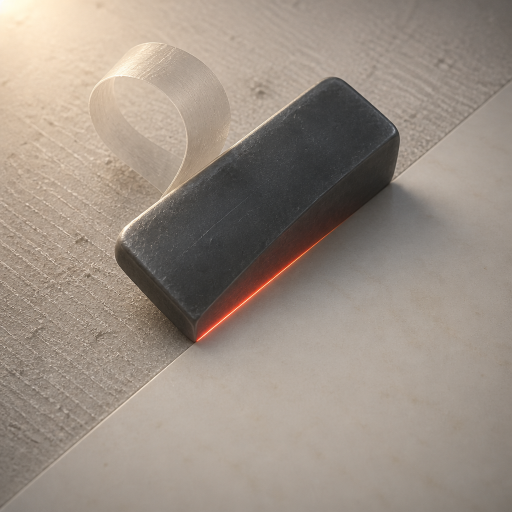
#> input picture plugins/improve-skill/assets/icon-engineC-f5665d-2.png, 1024 x 1024 px, found by its file name (shown at 1/2 size)
$ python refcurl.py
#> lines starting #> are read from the running program, lines starting #| are printed output that depends on the picture; after the words box and inside, x2 and y2 are one past the last pixel; in counts of white or black regions, pixels touching at a corner belong together
"""Reference curl percentiles and dark-end hue, over the ribbon's own area."""
import numpy as np
from PIL import Image

im = Image.open('icon-engineC-f5665d-2.png').convert('RGB')
#> im is the input picture: PIL image 1024x1024 RGB; mean R, G, B 154.9, 142.8, 131.8
if im.size != (1024, 1024):
    im = im.resize((1024, 1024), Image.LANCZOS)
a = np.asarray(im, dtype=np.float64) / 255.
L = 0.2126 * a[..., 0] + 0.7152 * a[..., 1] + 0.0722 * a[..., 2]
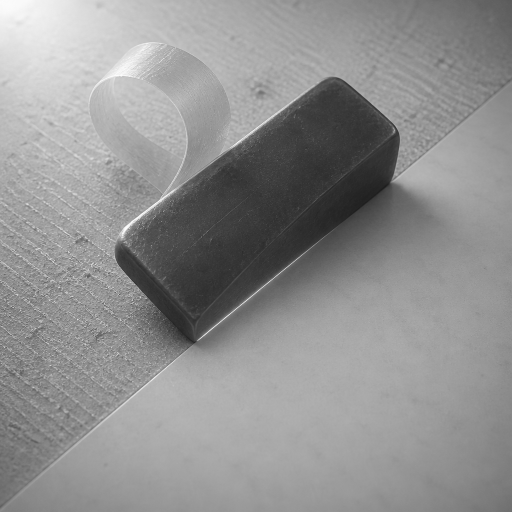
#> L: shape (1024, 1024) float64 (shown at 1/2 size); min 0.107, max 0.999, mean 0.567

# the curl's area, block excluded by staying left of / above the iron's silhouette
reg = np.zeros(L.shape, bool)
reg[80:330, 180:395] = True
yy, xx = np.mgrid[0:1024, 0:1024]
reg &= ~((xx > 340) & (yy > 270))          # keep clear of the block's corner
sub = L[reg]
print('reference curl area: n=%d' % sub.size)
#| reference curl area: n=50564
for q in (1, 3, 10, 25, 50, 75, 90, 97, 99):
    print('  p%-3d %.3f' % (q, np.percentile(sub, q)))
#> this loop made 9 passes
#|   p1   0.598
#|   p3   0.612
#|   p10  0.633
#|   p25  0.672
#|   p50  0.723
#|   p75  0.772
#|   p90  0.824
#|   p97  0.907
#> (further printed lines are left out)
print('  mean %.3f  min %.3f  max %.3f' % (sub.mean(), sub.min(), sub.max()))
#|   mean 0.729  min 0.516  max 0.998

dark = sub <= np.percentile(sub, 2)
px = a[reg][dark]
#> px = 1016 rows, first 8: [0.663, 0.58, 0.522], [0.663, 0.592, 0.529], [0.671, 0.592, 0.533], [0.659, 0.592, 0.525], [0.655, 0.588, 0.525], [0.647, 0.584, 0.525], [0.635, 0.576, 0.514], [0.627, 0.565, 0.514]
print('  darkest 2%% rgb %.3f %.3f %.3f  (R>G>B warm)' % tuple(px.mean(0)))
#|   darkest 2% rgb 0.650 0.583 0.522  (R>G>B warm)

# the ground it sits on, immediately outside that area
gnd = np.zeros(L.shape, bool)
#> gnd: shape (1024, 1024) bool; every value is 0
gnd[80:330, 60:170] = True
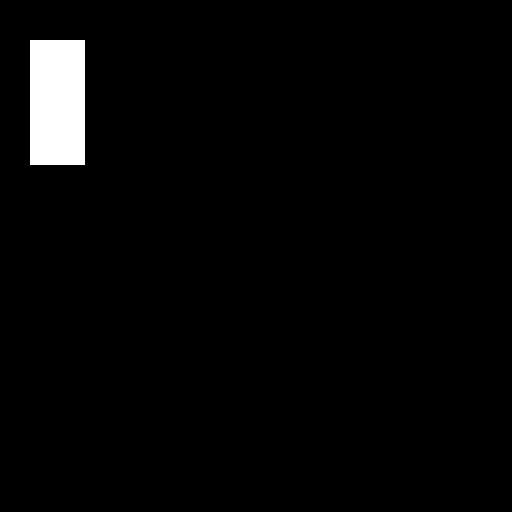
#> gnd: shape (1024, 1024) bool (shown at 1/2 size); 2.6% white; 1 white region, box (x1, y1, x2, y2) and area: (60, 80, 170, 330) 27500
print('  ground beside it   L %.3f' % L[gnd].mean())
#|   ground beside it   L 0.793
